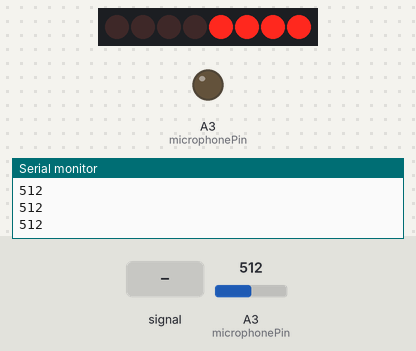
A sketch run on a simulated Arduino Uno, built with avr-gcc and run on an emulated ATmega328P. On the bench: 8 shift-register outputs drawn as a row of LEDs (first output left, lit = HIGH), output pins drawn as LEDs (lit = HIGH), the last lines printed to the serial monitor. Wiring (inferred from the names in the program): shift register (74HC595): data A2; shift clock A1; latch A0. Wiring (inferred from the signals the program sends): row of LEDs: on Q0, Q1, Q2, Q3, Q4, Q5, Q6, Q7. Inputs (shaded band) come from the test bench; at power-on: A3 (microphonePin) = 512. Random numbers use the default seed unless the sketch sets one; pins used as bus, display or sensor lines are not drawn.

Above: at 1.2 s.
1.3 s: A3 (microphonePin) fed a 200 Hz sine of ±255 counts around its level
At 1.59 s:
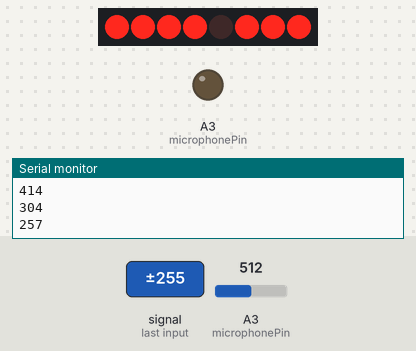
4.3 s: A3 (microphonePin) set to 190
At 5.5 s:
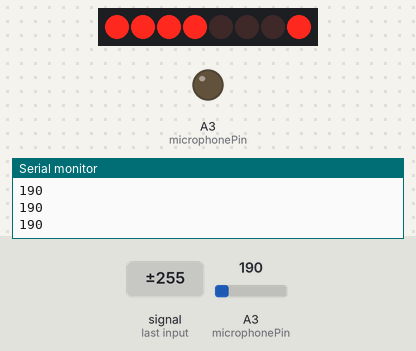
5.8 s: A3 (microphonePin) set to 90
At 6.3 s:
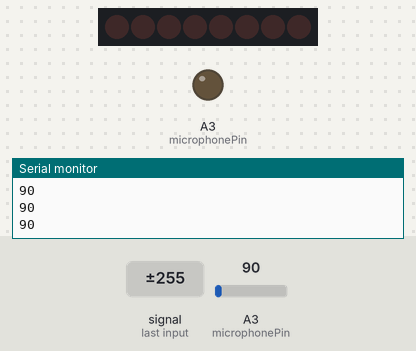
7.3 s: A3 (microphonePin) set to 110
At 8.3 s:
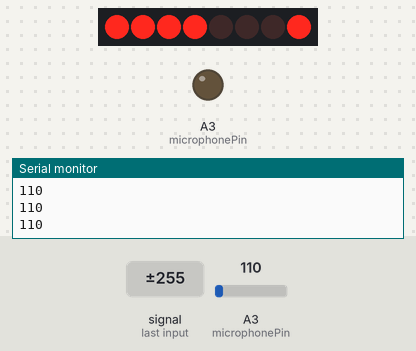
8.8 s: A3 (microphonePin) set to 210
At 10.2 s:
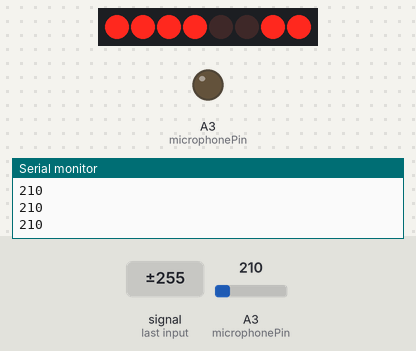
Timing chart, 0 to 11.3 s (numbered marks = the images above; inputs shaded):
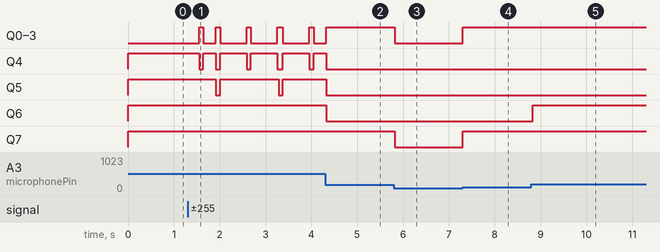

The sketch:

sketch_may16a.ino
```cpp
/*
  4x4x4 LED Cube
  Connection Setup:
  Columns
  [(x,y)-Pin]
  (1,1)-13
  (1,2)-12
  (1,3)-11
  (1,4)-10
  (2,1)-9
  (2,2)-8
  (2,3)-7
  (2,4)-6
  (3,1)-5
  (3-2)-4
  (3-3)-3
  (3,4)-2
  (4,1)-1
  (4,2)-0
  (4,3)-A5
  (4,4)-A4
  Layers
  [layer-Pin]
  a-A0
  b-A1
  c-A2
  d-A3
*/

const int microphonePin= A3;


//Pin connected to ST_CP of 74HC595
int latchPin = A0;
//Pin connected to SH_CP of 74HC595
int clockPin = A1;
////Pin connected to DS of 74HC595
int dataPin = A2;

int sample;

const int threshold= 200;

//initializing and declaring led rows
  int column[16]={13,12,11,10,9,8,7,6,5,4,3,2,1,0,A5,A4};
//initializing and declaring led layers
  int layer[4]={A3,A2,A1,A0};

  int time = 250;

void setup()
{


  Serial.begin(9600);

  //setting rows to ouput
  for(int i = 0; i<16; i++)
  {
    pinMode(column[i], OUTPUT);
  }
  //setting layers to output
  for(int i = 0; i<4; i++)
  {
    pinMode(layer[i], OUTPUT);
  }
  //seeding random for random pattern
  randomSeed(analogRead(10));


}
//xxxxxxxxxxxxxxxxxxxxFUNCTION LOOPxxxxxxxxxxxxxxxxxxxxxxxxxxxxxxxxxxxx
//xxxxxxxxxxxxxxxxxxxxxxxxxxxxxxxxxxxxxxxxxxxxxxxxxxxxxxxxxxxxxxxxxxxxx

void loop()
{


  sample= analogRead(microphonePin); //the arduino takes continuous readings from the microphone
  Serial.println(sample);
  if (sample > 100 && sample <=200)
  {

    for(int i = 0; i<4; i++)
    {
      digitalWrite(column[i], 0);
    }
    //digitalWrite (ledPin, HIGH); //if the reading is greater than the threshold value, LED turns on
    //turnEverythingOn();

    digitalWrite(latchPin, LOW);
    shiftOut(dataPin, clockPin, LSBFIRST, B11110001);
    digitalWrite(latchPin, HIGH);
    delay (30); //LED stays on for a half a second
    //digitalWrite (ledPin, LOW); //LED turns off
    //turnEverythingOff();


  }
  else if(sample > 200 && sample <= 270){

    for(int i =0; i<8; i++)
    {
      digitalWrite(column[i], 0);
    }

    digitalWrite(latchPin, LOW);
    shiftOut(dataPin, clockPin, LSBFIRST, B11110011);
    digitalWrite(latchPin, HIGH);
    delay(30);
  }
  else if(sample > 270 && sample <= 350){

    for(int i = 0; i<12; i++)
    {
      digitalWrite(column[i], 0);
    }

    digitalWrite(latchPin, LOW);
    shiftOut(dataPin, clockPin, LSBFIRST, B11110111);
    digitalWrite(latchPin, HIGH);
    delay(30);
  }
  else if(sample > 350 ){

    for(int i = 0; i<12; i++)
    {
      digitalWrite(column[i], 0);
    }

    digitalWrite(latchPin, LOW);
    shiftOut(dataPin, clockPin, LSBFIRST, B00001111);
    digitalWrite(latchPin, HIGH);
    delay(30);
  }


  else
  {
    turnEverythingOff();
    delay(30);
  }

  /*
  turnEverythingOff();//turn all off
  flickerOn();
  turnEverythingOn();//turn all on
  delay(time);
  turnOnAndOffAllByLayerUpAndDownNotTimed();
  layerstompUpAndDown();
  turnOnAndOffAllByColumnSideways();
  delay(time);
  aroundEdgeDown();
  turnEverythingOff();
  randomflicker();
  randomRain();
  diagonalRectangle();
  goThroughAllLedsOneAtATime();
  propeller();
  spiralInAndOut();
  flickerOff();
  turnEverythingOff();
  smalltolargecube();
  delay(200);
  */

/*
  for(int i = 0; i<16; i++)
   {
     digitalWrite(column[i], 0);
   }

  //turnEverythingOn();
  //delay(2000);
  //turnEverythingOff();
  //delay(2000);

  digitalWrite(latchPin, LOW);
      shiftOut(dataPin, clockPin, LSBFIRST, B0000);
      digitalWrite(latchPin, HIGH);


delay(2000);
      digitalWrite(latchPin, LOW);
      shiftOut(dataPin, clockPin, LSBFIRST, B1111);
      digitalWrite(latchPin, HIGH);
      delay(2000);
  */
}


///////////////


void writeFirstlayer(){
  digitalWrite(latchPin, LOW);
  shiftOut(dataPin, clockPin, LSBFIRST, B0001);
  digitalWrite(latchPin, HIGH);

}


void writeSecondlayer(){
  digitalWrite(latchPin, LOW);
  shiftOut(dataPin, clockPin, LSBFIRST, B0010);
  digitalWrite(latchPin, HIGH);

}


void writeThiredlayer(){
  digitalWrite(latchPin, LOW);
  shiftOut(dataPin, clockPin, LSBFIRST, B0100);
  digitalWrite(latchPin, HIGH);

}


void writeFourthlayer(){
  digitalWrite(latchPin, LOW);
  shiftOut(dataPin, clockPin, LSBFIRST, B1000);
  digitalWrite(latchPin, HIGH);

}


//xxxxxxxxxxxxxxxxxxxxFUNCTIONSxxxxxxxxxxxxxxxxxxxxxxxxxxxxxxxxxxxxxxxx
//xxxxxxxxxxxxxxxxxxxxxxxxxxxxxxxxxxxxxxxxxxxxxxxxxxxxxxxxxxxxxxxxxxxxx

///////////////////////////////////////////////////////////turn all off
void turnEverythingOff()
 {
   for(int i = 0; i<16; i++)
   {
     digitalWrite(column[i], 1);
   }
   //for(int i = 0; i<4; i++)
   //{
     //digitalWrite(layer[i], 0);
      digitalWrite(latchPin, LOW);
      shiftOut(dataPin, clockPin, LSBFIRST, B0000);
      digitalWrite(latchPin, HIGH);
   //}
 }

////////////////////////////////////////////////////////////turn all on
void turnEverythingOn()
{
  for(int i = 0; i<16; i++)
  {
    digitalWrite(column[i], 0);
  }
  //turning on layers
  //for(int i = 0; i<4; i++)
  //{
    //digitalWrite(layer[i], 1);
    digitalWrite(latchPin, LOW);
    shiftOut(dataPin, clockPin, LSBFIRST, B1111);
    digitalWrite(latchPin, HIGH);
  //}
}
///////////////////////////////////////////////////////turn columns off
void turnColumnsOff()
{
  for(int i = 0; i<16; i++)
  {
    digitalWrite(column[i], 1);
  }
}
/////////////////////////////////////////////////////////////flicker on
void flickerOn()
{
  int i = 150;
  while(i != 0)
  {
    turnEverythingOn();
    delay(i);
    turnEverythingOff();
    delay(i);
    i-= 5;
  }
}

//////////////
void smalltolargecube()
{
  int x = 200;
  int fix_x=0, fix_y=0 ;
  int ran_x, ran_y;
  int ran =2;
  for(int i =0; i<ran; i++ )
  {
      //digitalWrite(layer[i], 1);
      digitalWrite(latchPin, LOW);
      shiftOut(dataPin, clockPin, LSBFIRST, B0011);
      digitalWrite(latchPin, HIGH);
  }
  //layer on
  for(int i =0 ;i< ran ;i++)
  {
    digitalWrite(column[i], 0);
  }
  for(int i =0 ;i< ran ;i++)
  {
    digitalWrite(column[i+4], 0);
  }
  ///////////
  delay(x);
   ran =3;
  for(int i =0; i<ran; i++ )
  {
      digitalWrite(layer[i], 1);
  }
  //layer on
  for(int i =0 ;i< ran ;i++)
  {
    digitalWrite(column[i], 0);
  }
  for(int i =0 ;i< ran ;i++)
  {
    digitalWrite(column[i+4], 0);
  }
  for(int i =0 ;i< ran ;i++)
  {
    digitalWrite(column[i+8], 0);
  }
  /////////
  delay(x);
   ran =4;
  for(int i =0; i<ran; i++ )
  {
      digitalWrite(layer[i], 1);
  }
  //layer on
  for(int i =0 ;i< ran ;i++)
  {
    digitalWrite(column[i], 0);
  }
  for(int i =0 ;i< ran ;i++)
  {
    digitalWrite(column[i+4], 0);
  }
  for(int i =0 ;i< ran ;i++)
  {
    digitalWrite(column[i+8], 0);
  }
  for(int i =0 ;i< ran ;i++)
  {
    digitalWrite(column[i+12], 0);
  }
}

//////////////turn everything on and off by layer up and down NOT TIMED
void turnOnAndOffAllByLayerUpAndDownNotTimed()
{
  int x = 75;
  for(int i = 5; i != 0; i--)
  {
    turnEverythingOn();
    for(int i = 4; i!=0; i--)
    {
      digitalWrite(layer[i-1], 0);
      delay(x);
    }
    for(int i = 0; i<4; i++)
    {
      digitalWrite(layer[i], 1);
      delay(x);
    }
      for(int i = 0; i<4; i++)
    {
      digitalWrite(layer[i], 0);
      delay(x);
    }
    for(int i = 4; i!=0; i--)
    {
      digitalWrite(layer[i-1], 1);
      delay(x);
    }
  }
}
//////////////////////////turn everything on and off by column sideways
void turnOnAndOffAllByColumnSideways()
{
  int x = 75;
  turnEverythingOff();
  //turn on layers
  for(int i = 0; i<4; i++)
  {
    digitalWrite(layer[i], 1);
  }
  for(int y = 0; y<3; y++)
  {
    //turn on 0-3
    for(int i = 0; i<4; i++)
    {
      digitalWrite(column[i], 0);
      delay(x);
    }
    //turn on 4-7
    for(int i = 4; i<8; i++)
    {
      digitalWrite(column[i], 0);
      delay(x);
    }
    //turn on 8-11
    for(int i = 8; i<12; i++)
    {
      digitalWrite(column[i], 0);
      delay(x);
    }
    //turn on 12-15
    for(int i = 12; i<16; i++)
    {
      digitalWrite(column[i], 0);
      delay(x);
    }
    //turn off 0-3
    for(int i = 0; i<4; i++)
    {
      digitalWrite(column[i], 1);
      delay(x);
    }
    //turn off 4-7
    for(int i = 4; i<8; i++)
    {
      digitalWrite(column[i], 1);
      delay(x);
    }
    //turn off 8-11
    for(int i = 8; i<12; i++)
    {
      digitalWrite(column[i], 1);
      delay(x);
    }
    //turn off 12-15
    for(int i = 12; i<16; i++)
    {
      digitalWrite(column[i], 1);
      delay(x);
    }
    //turn on 12-15
    for(int i = 12; i<16; i++)
    {
      digitalWrite(column[i], 0);
      delay(x);
    }
    //turn on 8-11
    for(int i = 8; i<12; i++)
    {
      digitalWrite(column[i], 0);
      delay(x);
    }
    //turn on 4-7
    for(int i = 4; i<8; i++)
    {
      digitalWrite(column[i], 0);
      delay(x);
    }
    //turn on 0-3
    for(int i = 0; i<4; i++)
    {
      digitalWrite(column[i], 0);
      delay(x);
    }
    //turn off 12-15
    for(int i = 12; i<16; i++)
    {
      digitalWrite(column[i], 1);
      delay(x);
    }
    //turn off 8-11
    for(int i = 8; i<12; i++)
    {
      digitalWrite(column[i], 1);
      delay(x);
    }
    //turn off 4-7
    for(int i = 4; i<8; i++)
    {
      digitalWrite(column[i], 1);
      delay(x);
    }
    //turn off 0-3
    for(int i = 0; i<4; i++)
    {
      digitalWrite(column[i], 1);
      delay(x);
    }
  }
}
/////////////////////////////////////////up and down single layer stomp
void layerstompUpAndDown()
{
  int x = 75;
  for(int i = 0; i<4; i++)
  {
    digitalWrite(layer[i], 0);
  }
  for(int y = 0; y<5; y++)
  {
    for(int count = 0; count<1; count++)
    {
      for(int i = 0; i<4; i++)
      {
        digitalWrite(layer[i], 1);
        delay(x);
        digitalWrite(layer[i], 0);
      }
      for(int i = 4; i !=0; i--)
      {
        digitalWrite(layer[i-1], 1);
        delay(x);
        digitalWrite(layer[i-1], 0);
      }
    }
    for(int i = 0; i<4; i++)
    {
      digitalWrite(layer[i], 1);
      delay(x);
    }
    for(int i = 4; i!=0; i--)
    {
      digitalWrite(layer[i-1], 0);
      delay(x);
    }
  }
}
////////////////////////////////////////////////////////////flicker off
void flickerOff()
{
  turnEverythingOn();
  for(int i = 0; i!= 150; i+=5)
  {
    turnEverythingOff();
    delay(i+50);
    turnEverythingOn();
    delay(i);
  }
}
///////////////////////////////////////////around edge of the cube down
void aroundEdgeDown()
{
  for(int x = 200; x != 0; x -=50)
  {
    turnEverythingOff();
    for(int i = 4; i != 0; i--)
    {
      digitalWrite(layer[i-1], 1);
      digitalWrite(column[5], 0);
      digitalWrite(column[6], 0);
      digitalWrite(column[9], 0);
      digitalWrite(column[10], 0);

      digitalWrite(column[0], 0);
      delay(x);
      digitalWrite(column[0], 1);
      digitalWrite(column[4], 0);
      delay(x);
      digitalWrite(column[4], 1);
      digitalWrite(column[8], 0);
      delay(x);
      digitalWrite(column[8], 1);
      digitalWrite(column[12], 0);
      delay(x);
      digitalWrite(column[12], 1);
      digitalWrite(column[13], 0);
      delay(x);
      digitalWrite(column[13], 1);
      digitalWrite(column[15], 0);
      delay(x);
      digitalWrite(column[15], 1);
      digitalWrite(column[14], 0);
      delay(x);
      digitalWrite(column[14], 1);
      digitalWrite(column[11], 0);
      delay(x);
      digitalWrite(column[11], 1);
      digitalWrite(column[7], 0);
      delay(x);
      digitalWrite(column[7], 1);
      digitalWrite(column[3], 0);
      delay(x);
      digitalWrite(column[3], 1);
      digitalWrite(column[2], 0);
      delay(x);
      digitalWrite(column[2], 1);
      digitalWrite(column[1], 0);
      delay(x);
      digitalWrite(column[1], 1);
    }
  }
}
/////////////////////////////////////////////////////////random flicker
void randomflicker()
{
  turnEverythingOff();
  int x = 10;
  for(int i = 0; i !=750; i+=2)
  {
  int randomLayer = random(0,4);
  int randomColumn = random(0,16);

  digitalWrite(layer[randomLayer], 1);
  digitalWrite(column[randomColumn], 0);
  delay(x);
  digitalWrite(layer[randomLayer], 0);
  digitalWrite(column[randomColumn], 1);
  delay(x);
  }
}
////////////////////////////////////////////////////////////random rain
void randomRain()
{
  turnEverythingOff();
  int x = 100;
  for(int i = 0; i!=60; i+=2)
  {
    int randomColumn = random(0,16);
    digitalWrite(column[randomColumn], 0);
    digitalWrite(layer[0], 1);
    delay(x+50);
    digitalWrite(layer[0], 0);
    digitalWrite(layer[1], 1);
    delay(x);
    digitalWrite(layer[1], 0);
    digitalWrite(layer[2], 1);
    delay(x);
    digitalWrite(layer[2], 0);
    digitalWrite(layer[3], 1);
    delay(x+50);
    digitalWrite(layer[3], 0);
    digitalWrite(column[randomColumn], 1);
  }
}
/////////////////////////////////////////////////////diagonal rectangle
void diagonalRectangle()
{
  int x = 350;
  turnEverythingOff();
  for(int count = 0; count<5; count++)
  {
    //top left
    for(int i = 0; i<8; i++)
    {
      digitalWrite(column[i], 0);
    }
    digitalWrite(layer[3], 1);
    digitalWrite(layer[2], 1);
    delay(x);
    turnEverythingOff();
    //middle middle
    for(int i = 4; i<12; i++)
    {
      digitalWrite(column[i], 0);
    }
    digitalWrite(layer[1], 1);
    digitalWrite(layer[2], 1);
    delay(x);
    turnEverythingOff();
    //bottom right
    for(int i = 8; i<16; i++)
    {
      digitalWrite(column[i], 0);
    }
    digitalWrite(layer[0], 1);
    digitalWrite(layer[1], 1);
    delay(x);
    turnEverythingOff();
    //bottom middle
    for(int i = 4; i<12; i++)
    {
      digitalWrite(column[i], 0);
    }
    digitalWrite(layer[0], 1);
    digitalWrite(layer[1], 1);
    delay(x);
    turnEverythingOff();
    //bottom left
    for(int i = 0; i<8; i++)
    {
      digitalWrite(column[i], 0);
    }
    digitalWrite(layer[0], 1);
    digitalWrite(layer[1], 1);
    delay(x);
    turnEverythingOff();
    //middle middle
    for(int i = 4; i<12; i++)
    {
      digitalWrite(column[i], 0);
    }
    digitalWrite(layer[1], 1);
    digitalWrite(layer[2], 1);
    delay(x);
    turnEverythingOff();
    //top right
    for(int i = 8; i<16; i++)
    {
      digitalWrite(column[i], 0);
    }
    digitalWrite(layer[2], 1);
    digitalWrite(layer[3], 1);
    delay(x);
    turnEverythingOff();
    //top middle
    for(int i = 4; i<12; i++)
    {
      digitalWrite(column[i], 0);
    }
    digitalWrite(layer[2], 1);
    digitalWrite(layer[3], 1);
    delay(x);
    turnEverythingOff();
  }
  //top left
  for(int i = 0; i<8; i++)
  {
    digitalWrite(column[i], 0);
  }
  digitalWrite(layer[3], 1);
  digitalWrite(layer[2], 1);
  delay(x);
  turnEverythingOff();
}
//////////////////////////////////////////////////////////////propeller
void propeller()
{
  turnEverythingOff();
  int x = 90;
  for(int y = 4; y>0; y--)
  {
    for(int i = 0; i<6; i++)
    {
      //turn on layer
      digitalWrite(layer[y-1], 1);
      //a1
      turnColumnsOff();
      digitalWrite(column[0], 0);
      digitalWrite(column[5], 0);
      digitalWrite(column[10], 0);
      digitalWrite(column[15], 0);
      delay(x);
      //b1
      turnColumnsOff();
      digitalWrite(column[4], 0);
      digitalWrite(column[5], 0);
      digitalWrite(column[10], 0);
      digitalWrite(column[11], 0);
      delay(x);
      //c1
      turnColumnsOff();
      digitalWrite(column[6], 0);
      digitalWrite(column[7], 0);
      digitalWrite(column[8], 0);
      digitalWrite(column[9], 0);
      delay(x);
      //d1
      turnColumnsOff();
      digitalWrite(column[3], 0);
      digitalWrite(column[6], 0);
      digitalWrite(column[9], 0);
      digitalWrite(column[12], 0);
      delay(x);
      //d2
      turnColumnsOff();
      digitalWrite(column[2], 0);
      digitalWrite(column[6], 0);
      digitalWrite(column[9], 0);
      digitalWrite(column[13], 0);
      delay(x);
      //d3
      turnColumnsOff();
      digitalWrite(column[1], 0);
      digitalWrite(column[5], 0);
      digitalWrite(column[10], 0);
      digitalWrite(column[14], 0);
      delay(x);
    }
  }
  //d4
  turnColumnsOff();
  digitalWrite(column[0], 0);
  digitalWrite(column[5], 0);
  digitalWrite(column[10], 0);
  digitalWrite(column[15], 0);
  delay(x);
}
//////////////////////////////////////////////////////spiral in and out
void spiralInAndOut()
{
  turnEverythingOn();
  int x = 60;
  for(int i = 0; i<6; i++)
  {
    //spiral in clockwise
    digitalWrite(column[0], 1);
    delay(x);
    digitalWrite(column[1], 1);
    delay(x);
    digitalWrite(column[2], 1);
    delay(x);
    digitalWrite(column[3], 1);
    delay(x);
    digitalWrite(column[7], 1);
    delay(x);
    digitalWrite(column[11], 1);
    delay(x);
    digitalWrite(column[15], 1);
    delay(x);
    digitalWrite(column[14], 1);
    delay(x);
    digitalWrite(column[13], 1);
    delay(x);
    digitalWrite(column[12], 1);
    delay(x);
    digitalWrite(column[8], 1);
    delay(x);
    digitalWrite(column[4], 1);
    delay(x);
    digitalWrite(column[5], 1);
    delay(x);
    digitalWrite(column[6], 1);
    delay(x);
    digitalWrite(column[10], 1);
    delay(x);
    digitalWrite(column[9], 1);
    delay(x);
    ///////////////////////////////////////spiral out counter clockwise
    digitalWrite(column[9], 0);
    delay(x);
    digitalWrite(column[10], 0);
    delay(x);
    digitalWrite(column[6], 0);
    delay(x);
    digitalWrite(column[5], 0);
    delay(x);
    digitalWrite(column[4], 0);
    delay(x);
    digitalWrite(column[8], 0);
    delay(x);
    digitalWrite(column[12], 0);
    delay(x);
    digitalWrite(column[13], 0);
    delay(x);
    digitalWrite(column[14], 0);
    delay(x);
    digitalWrite(column[15], 0);
    delay(x);
    digitalWrite(column[11], 0);
    delay(x);
    digitalWrite(column[7], 0);
    delay(x);
    digitalWrite(column[3], 0);
    delay(x);
    digitalWrite(column[2], 0);
    delay(x);
    digitalWrite(column[1], 0);
    delay(x);
    digitalWrite(column[0], 0);
    delay(x);
    ///////////////////////////////////////spiral in counter clock wise
    digitalWrite(column[0], 1);
    delay(x);
    digitalWrite(column[4], 1);
    delay(x);
    digitalWrite(column[8], 1);
    delay(x);
    digitalWrite(column[12], 1);
    delay(x);
    digitalWrite(column[13], 1);
    delay(x);
    digitalWrite(column[14], 1);
    delay(x);
    digitalWrite(column[15], 1);
    delay(x);
    digitalWrite(column[11], 1);
    delay(x);
    digitalWrite(column[7], 1);
    delay(x);
    digitalWrite(column[3], 1);
    delay(x);
    digitalWrite(column[2], 1);
    delay(x);
    digitalWrite(column[1], 1);
    delay(x);
    digitalWrite(column[5], 1);
    delay(x);
    digitalWrite(column[9], 1);
    delay(x);
    digitalWrite(column[10], 1);
    delay(x);
    digitalWrite(column[6], 1);
    delay(x);
    //////////////////////////////////////////////spiral out clock wise
    digitalWrite(column[6], 0);
    delay(x);
    digitalWrite(column[10], 0);
    delay(x);
    digitalWrite(column[9], 0);
    delay(x);
    digitalWrite(column[5], 0);
    delay(x);
    digitalWrite(column[1], 0);
    delay(x);
    digitalWrite(column[2], 0);
    delay(x);
    digitalWrite(column[3], 0);
    delay(x);
    digitalWrite(column[7], 0);
    delay(x);
    digitalWrite(column[11], 0);
    delay(x);
    digitalWrite(column[15], 0);
    delay(x);
    digitalWrite(column[14], 0);
    delay(x);
    digitalWrite(column[13], 0);
    delay(x);
    digitalWrite(column[12], 0);
    delay(x);
    digitalWrite(column[8], 0);
    delay(x);
    digitalWrite(column[4], 0);
    delay(x);
    digitalWrite(column[0], 0);
    delay(x);
  }
}
//////////////////////////////////////go through all leds one at a time
void goThroughAllLedsOneAtATime()
{
  int x = 15;
  turnEverythingOff();
  for(int y = 0; y<5; y++)
  {
    //0-3
    for(int count = 4; count != 0; count--)
    {
      digitalWrite(layer[count-1], 1);
      for(int i = 0; i<4; i++)
      {
        digitalWrite(column[i], 0);
        delay(x);
        digitalWrite(column[i], 1);
        delay(x);
      }
    digitalWrite(layer[count-1], 0);
    }
    //4-7
    for(int count = 0; count < 4; count++)
    {
      digitalWrite(layer[count], 1);
      for(int i = 4; i<8; i++)
      {
        digitalWrite(column[i], 0);
        delay(x);
        digitalWrite(column[i], 1);
        delay(x);
      }
    digitalWrite(layer[count], 0);
    }
    //8-11
    for(int count = 4; count != 0; count--)
    {
      digitalWrite(layer[count-1], 1);
      for(int i = 8; i<12; i++)
      {
        digitalWrite(column[i], 0);
        delay(x);
        digitalWrite(column[i], 1);
        delay(x);
      }
    digitalWrite(layer[count-1], 0);
    }
    //12-15
    for(int count = 0; count < 4; count++)
    {
      digitalWrite(layer[count], 1);
      for(int i = 12; i<16; i++)
      {
        digitalWrite(column[i], 0);
        delay(x);
        digitalWrite(column[i], 1);
        delay(x);
      }
    digitalWrite(layer[count], 0);
    }
  }
}
```

Measured:
- after the input at 1.3 s, Q0–3: goes HIGH 0.09 s, LOW 0.27 s, 3 × (HIGH 0.09 s, LOW 0.58 s), HIGH 0.09 s, then LOW, starting after 0.25 s; Q4: goes LOW 0.09 s, HIGH 0.27 s, 3 × (LOW 0.09 s, HIGH 0.58 s), LOW 0.09 s, then HIGH, starting after 0.25 s; Q5: alternates HIGH for 1.3 s and LOW for 0.09 s, starting after 0.62 s
- after the input at 5.8 s, Q0–3, Q7: HIGH → LOW at once
- after the input at 7.3 s, Q0–3, Q7: LOW → HIGH at once
- after the input at 8.8 s, Q6: LOW → HIGH at once
